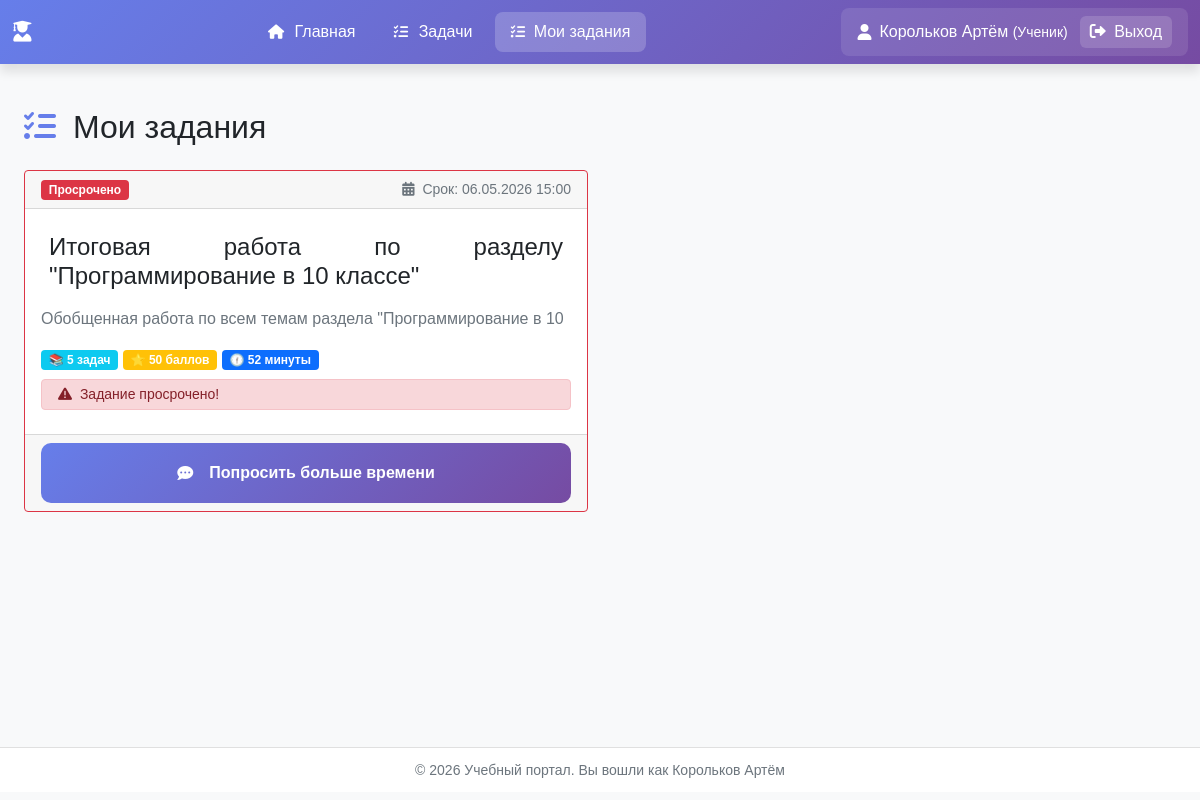
/tasks/collections/my-assignments/ (signed in), run on an earlier commit of the app's database.
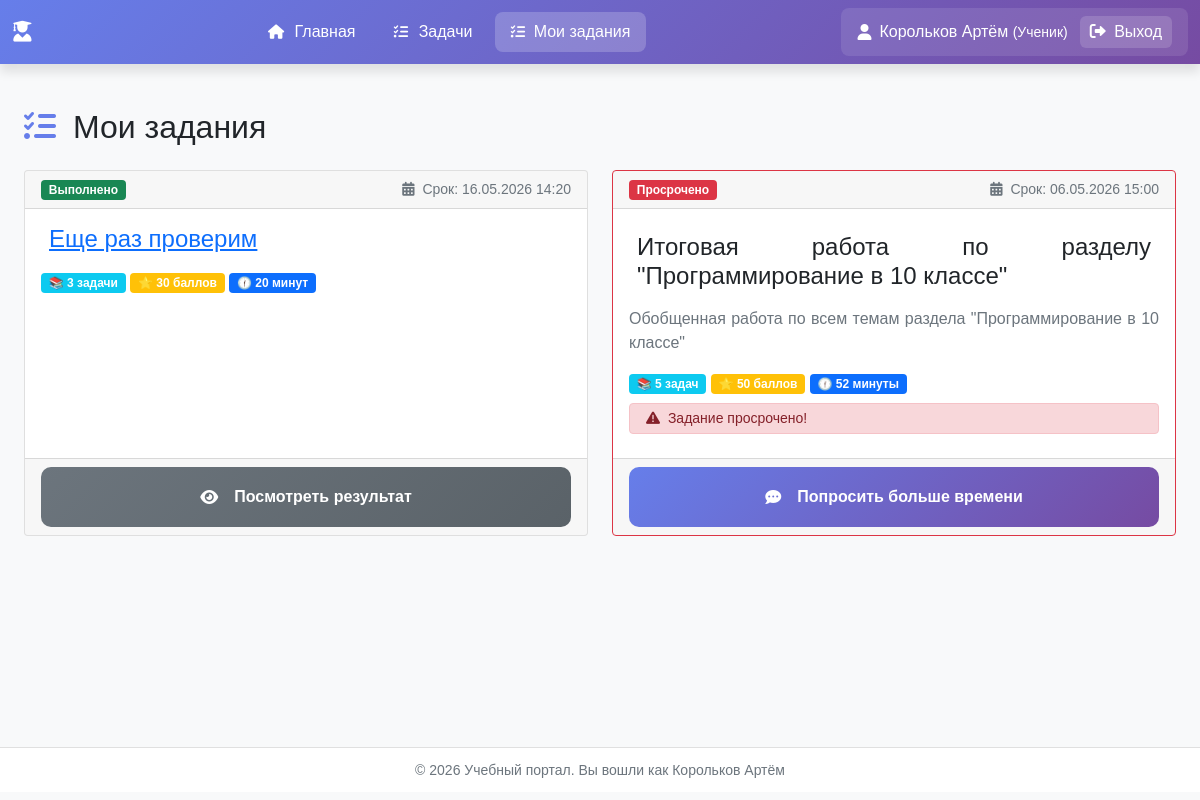
And on a later commit of the database.
### task_description_app/collections/models.py (models this page shows, shortened)
class CollectionAssignment(models.Model):
    STATUS_CHOICES = (
        ('pending', 'Ожидает выполнения'),
        ('in_progress', 'Выполняется'),
        ('completed', 'Выполнено'),
        ('expired', 'Просрочено'),
    )
    collection = models.ForeignKey(Collection, on_delete=models.CASCADE, related_name='assignments')
    student = models.ForeignKey(settings.AUTH_USER_MODEL, on_delete=models.CASCADE,
                                related_name='collection_assignments')
    assigned_at = models.DateTimeField(auto_now_add=True)
    due_date = models.DateTimeField('Срок выполнения', null=True, blank=True)
    status = models.CharField('Статус', max_length=20, choices=STATUS_CHOICES, default='pending')
    class Meta:
        db_table = 'task_description_app_collectionassignment'
        ordering = ['-assigned_at']
        unique_together = ['collection', 'student']
    def is_overdue(self):
        if self.due_date and self.status != 'completed' and timezone.now() > self.due_date:
            return True
        return False

class Collection(models.Model):
    COLLECTION_TYPES = (
        ('lesson', 'Урок'),
        ('test', 'Контрольная работа'),
        ('exam', 'Экзамен'),
        ('homework', 'Домашнее задание'),
    )
    title = models.CharField('Название', max_length=200)
    description = models.TextField('Описание', blank=True)
    collection_type = models.CharField('Тип', max_length=20, choices=COLLECTION_TYPES, default='lesson')
    author = models.ForeignKey(
        settings.AUTH_USER_MODEL,
        on_delete=models.CASCADE,
        related_name='created_collections'
    )
    target_class = models.CharField('Класс', max_length=50, blank=True)
    target_group = models.IntegerField('Группа', null=True, blank=True)
    is_public = models.BooleanField('Публичная', default=True)
    show_results = models.BooleanField('Показывать результаты', default=True)
    time_limit = models.IntegerField('Ограничение времени (мин)', null=True, blank=True)
    created_at = models.DateTimeField(auto_now_add=True)
    updated_at = models.DateTimeField(auto_now=True)
    tasks = models.ManyToManyField(Task, through='CollectionItem', related_name='collections')
    class Meta:
        db_table = 'task_description_app_collection'
        ordering = ['-created_at']
        verbose_name = 'Подборка задач'
        verbose_name_plural = 'Подборки задач'
    def get_total_score(self):
        return sum(item.max_score for item in self.collection_items.all())

class CollectionItem(models.Model):
    collection = models.ForeignKey(
        Collection,
        on_delete=models.CASCADE,
        related_name='collection_items'
    )
    task = models.ForeignKey(Task, on_delete=models.CASCADE)
    order = models.IntegerField('Порядок', default=0)
    max_score = models.IntegerField('Максимальный балл', default=10)
    required = models.BooleanField('Обязательная', default=True)
    class Meta:
        db_table = 'task_description_app_collectionitem'
        ordering = ['order']
        unique_together = ['collection', 'task']

### task_description_app/collections/views.py (the view)
# urls.py: path('my-assignments/', views.my_assignments, name='my_assignments'),
@login_required
def my_assignments(request):
    if request.user.user_type != 'student':
        return redirect('teacher_dashboard')
    assignments = CollectionAssignment.objects.filter(
        student=request.user
    ).select_related('collection').order_by('-assigned_at')
    attempts = CollectionAttempt.objects.filter(
        student=request.user,
        status='completed'
    ).order_by('-completed_at')
    attempts_dict = {}
    for attempt in attempts:
        if attempt.collection_id not in attempts_dict:
            attempts_dict[attempt.collection_id] = attempt
    for assignment in assignments:
        if assignment.is_overdue():
            assignment.status = 'expired'
            assignment.save()
        completed_attempt = CollectionAttempt.objects.filter(
            collection=assignment.collection,
            student=request.user,
            status='completed'
        ).order_by('-completed_at').first()
        assignment.last_completed_attempt = completed_attempt
    request_sent = request.GET.get('request_sent')
    if request_sent == 'success':
        messages.success(request, '✅ Запрос на продление времени успешно отправлен учителю!')
    elif request_sent == 'error':
        error_msg = request.GET.get('error', 'Не удалось отправить запрос')
        messages.error(request, f'❌ Ошибка: {error_msg}')
    context = {
        'assignments': assignments,
        'title': 'Мои задания',
    }
    return render(request, 'task_description_app/collections/my_assignments.html', context)

### users_app/templatetags/pluralize_ru.py (called while the page is built)
@register.filter
def pluralize_ru(value, arg):
    try:
        count = int(value)
        forms = arg.split(',')
        if len(forms) != 3:
            return f"{count} {arg}"
        last_two = count % 100
        last_digit = count % 10
        if 11 <= last_two <= 19:
            return f"{count} {forms[2]}"
        elif last_digit == 1:
            return f"{count} {forms[0]}"
        elif 2 <= last_digit <= 4:
            return f"{count} {forms[1]}"
        else:
            return f"{count} {forms[2]}"
    except (ValueError, TypeError):
        return f"{value} {arg}"

### templates/task_description_app/collections/my_assignments.html (shortened to what the changed rows need)
{% extends "base.html" %}
{% load static %}
{% load pluralize_ru %}
{% block extra_css %}
    <link rel="stylesheet" href="{% static 'collections/css/my_assignments.css' %}">
{% endblock %}
{% block content %}
    <div class="container mt-4">
        <h2>
            <i class="fas fa-tasks me-2" style="color: #667eea;"></i>
            Мои задания
        </h2>
        {% if assignments %}
            <div class="row mt-4">
                {% for assignment in assignments %}
                    <div class="col-md-6 mb-4">
                        <div class="card h-100 {% if assignment.status == 'expired' %}border-danger{% endif %}">
                            <div class="card-header d-flex justify-content-between align-items-center">
                                <span class="badge {% if assignment.status == 'pending' %}bg-warning{% elif assignment.status == 'in_progress' %}bg-info{% elif assignment.status == 'completed' %}bg-success{% else %}bg-danger{% endif %}">
                                    {{ assignment.get_status_display }}
                                </span>
                                {% if assignment.due_date %}
                                    <small class="text-muted">
                                        <i class="fas fa-calendar-alt me-1"></i>
                                        Срок: {{ assignment.due_date|date:"d.m.Y H:i" }}
                                    </small>
                                {% endif %}
                            </div>
                            <div class="card-body">
                                <h4 class="card-title">
                                    {% if assignment.status != 'expired' %}
                                        <a href="{% url 'tasks_&_collections:collections:detail' assignment.collection.id %}"
                                           class="card-hover p-2">
                                            {{ assignment.collection.title }}
                                        </a>
                                    {% else %}
                                        <div class="card-hover p-2">{{ assignment.collection.title }}</div>
                                    {% endif %}
                                </h4>
                                <p class="card-text text-muted">{{ assignment.collection.description|truncatechars:100 }}</p>
                                <div class="mb-2">
                                    <span class="badge bg-info">📚 {{ assignment.collection.collection_items.count|pluralize_ru:"задача,задачи,задач" }} </span>
                                    <span class="badge bg-warning">⭐ {{ assignment.collection.get_total_score }} баллов</span>
                                    {% if assignment.collection.time_limit is None %}
                                        <span class="badge bg-secondary">🕧 нет ограничений</span>
                                    {% else %}
                                        <span class="badge bg-primary">🕧 {{ assignment.collection.time_limit|pluralize_ru:"минута,минуты,минут" }} </span>
                                    {% endif %}
                                </div>
                                {% if assignment.is_overdue %}
                                    <div class="alert alert-danger small py-1 mb-2">
                                        <i class="fas fa-exclamation-triangle me-1"></i>
                                        Задание просрочено!
                                    </div>
                                {% endif %}
                            </div>
                            <div class="card-footer d-flex justify-content-between gap-2">
                                {% if assignment.status == 'pending' or assignment.status == 'in_progress' %}
                                    <a href="{% url 'tasks_&_collections:collections:start' assignment.collection.id %}"
                                       class="btn btn-primary flex-grow-1">
                                        <i class="fas fa-play me-2"></i>Выполнить
                                    </a>
                                    <button type="button"
                                            class="btn btn-warning"
                                            onclick="showRequestModal({{ assignment.collection.id }}, '{{ assignment.collection.title|escapejs }}')">
                                        <i class="fas fa-clock me-1"></i>
                                        Попросить время
                                    </button>
                                {% elif assignment.status == 'completed' %}
                                    <a href="{% url 'tasks_&_collections:collections:attempt_results' assignment.last_completed_attempt.id %}"
                                       class="btn btn-secondary w-100">
                                        <i class="fas fa-eye me-2"></i>Посмотреть результат
                                    </a>
                                {% elif assignment.status == 'expired' %}
                                    <button type="button"
                                            class="btn btn-primary w-100"
                                            onclick="showRequestModal({{ assignment.collection.id }}, '{{ assignment.collection.title|escapejs }}')">
                                        <i class="fas fa-commenting me-2"></i>Попросить больше времени
                                    </button>
                                {% endif %}
                            </div>
                        </div>
                    </div>
                {% endfor %}
            </div>
        {% else %}
            <div class="alert alert-info text-center py-5 mt-4">
                <i class="fas fa-inbox fa-3x mb-3"></i>
                <h4>У вас пока нет заданий</h4>
                <p>Когда учитель выдаст вам контрольную работу, она появится здесь</p>
            </div>
        {% endif %}
    </div>
{% endblock %}

What changed in the data, as far as the page shows it:
added CollectionAssignment: status "Выполнено", due_date "16.05.2026 14:20", collection "Еще раз проверим", collection.get_total_score "30", shows "Посмотреть результат"
changed through a linked row, CollectionAssignment "Просрочено": collection.description "Обобщенная работа по всем темам раздела \"Программирование в 10" → "Обобщенная работа по всем темам раздела \"Программирование в 10 классе\""
